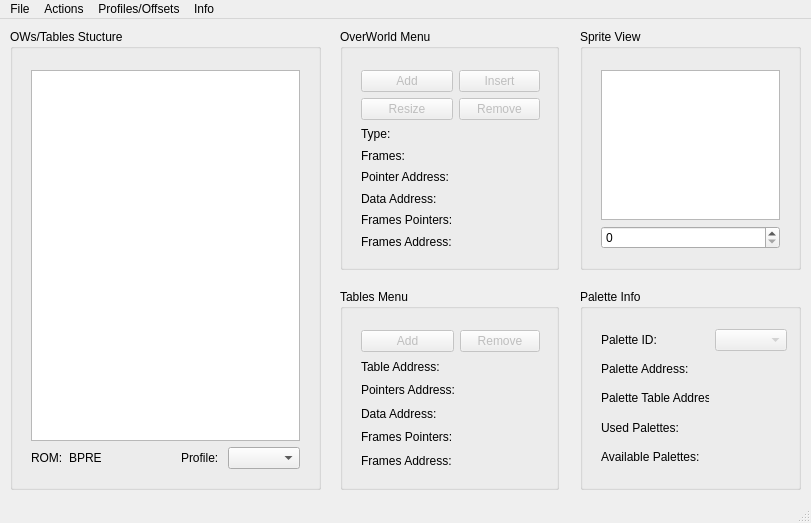
<?xml version="1.0" encoding="UTF-8"?>
<ui version="4.0">
 <class>MainWindow</class>
 <widget class="QMainWindow" name="MainWindow">
  <property name="geometry">
   <rect>
    <x>0</x>
    <y>0</y>
    <width>811</width>
    <height>523</height>
   </rect>
  </property>
  <property name="windowTitle">
   <string>OverWorld Manager</string>
  </property>
  <widget class="QWidget" name="centralWidget">
   <widget class="QGroupBox" name="paletteBox">
    <property name="geometry">
     <rect>
      <x>580</x>
      <y>270</y>
      <width>221</width>
      <height>201</height>
     </rect>
    </property>
    <property name="title">
     <string>Palette Info</string>
    </property>
    <widget class="QWidget" name="gridLayoutWidget_4">
     <property name="geometry">
      <rect>
       <x>10</x>
       <y>29</y>
       <width>208</width>
       <height>161</height>
      </rect>
     </property>
     <layout class="QGridLayout" name="paletteOptionsGridLayout">
      <item row="1" column="0">
       <widget class="QLabel" name="label_2">
        <property name="text">
         <string>Palette Address:</string>
        </property>
       </widget>
      </item>
      <item row="3" column="1">
       <widget class="QLabel" name="usedPalettesLabel">
        <property name="text">
         <string/>
        </property>
       </widget>
      </item>
      <item row="2" column="1">
       <widget class="QLabel" name="paletteTableAddressLabel">
        <property name="text">
         <string/>
        </property>
       </widget>
      </item>
      <item row="1" column="1">
       <widget class="QLabel" name="paletteAddressLabel">
        <property name="text">
         <string/>
        </property>
       </widget>
      </item>
      <item row="4" column="1">
       <widget class="QLabel" name="availablePalettesLabel">
        <property name="text">
         <string/>
        </property>
       </widget>
      </item>
      <item row="4" column="0">
       <widget class="QLabel" name="label_12">
        <property name="text">
         <string>Available Palettes:</string>
        </property>
       </widget>
      </item>
      <item row="3" column="0">
       <widget class="QLabel" name="label_11">
        <property name="text">
         <string>Used Palettes:</string>
        </property>
       </widget>
      </item>
      <item row="0" column="1">
       <widget class="QComboBox" name="paletteIDComboBox">
        <property name="enabled">
         <bool>false</bool>
        </property>
        <property name="editable">
         <bool>false</bool>
        </property>
        <property name="sizeAdjustPolicy">
         <enum>QComboBox::AdjustToContentsOnFirstShow</enum>
        </property>
       </widget>
      </item>
      <item row="2" column="0">
       <widget class="QLabel" name="label_10">
        <property name="text">
         <string>Palette Table Address:</string>
        </property>
       </widget>
      </item>
      <item row="0" column="0">
       <widget class="QLabel" name="label_18">
        <property name="text">
         <string>Palette ID:</string>
        </property>
       </widget>
      </item>
     </layout>
    </widget>
   </widget>
   <widget class="QGroupBox" name="tablesButtonBox">
    <property name="geometry">
     <rect>
      <x>340</x>
      <y>270</y>
      <width>219</width>
      <height>201</height>
     </rect>
    </property>
    <property name="title">
     <string>Tables Menu</string>
    </property>
    <widget class="QWidget" name="gridLayoutWidget_3">
     <property name="geometry">
      <rect>
       <x>10</x>
       <y>30</y>
       <width>201</width>
       <height>161</height>
      </rect>
     </property>
     <layout class="QGridLayout" name="tableOptionsGridLayout">
      <item row="4" column="0">
       <widget class="QLabel" name="lbl_4">
        <property name="text">
         <string>Frames Pointers:</string>
        </property>
       </widget>
      </item>
      <item row="1" column="0">
       <widget class="QLabel" name="lbl">
        <property name="text">
         <string>Table Address:</string>
        </property>
       </widget>
      </item>
      <item row="1" column="1">
       <widget class="QLabel" name="tableAddressLabel">
        <property name="text">
         <string/>
        </property>
       </widget>
      </item>
      <item row="3" column="0">
       <widget class="QLabel" name="lbl_3">
        <property name="text">
         <string>Data Address:</string>
        </property>
       </widget>
      </item>
      <item row="2" column="0">
       <widget class="QLabel" name="lbl_2">
        <property name="text">
         <string>Pointers Address:</string>
        </property>
       </widget>
      </item>
      <item row="5" column="0">
       <widget class="QLabel" name="lbl_5">
        <property name="text">
         <string>Frames Address:</string>
        </property>
       </widget>
      </item>
      <item row="2" column="1">
       <widget class="QLabel" name="ptrsAddressTableLabel">
        <property name="text">
         <string/>
        </property>
       </widget>
      </item>
      <item row="3" column="1">
       <widget class="QLabel" name="dataAddressTableLabel">
        <property name="text">
         <string/>
        </property>
       </widget>
      </item>
      <item row="4" column="1">
       <widget class="QLabel" name="framesPointersTableLabel">
        <property name="text">
         <string/>
        </property>
       </widget>
      </item>
      <item row="5" column="1">
       <widget class="QLabel" name="framesAddressTableLabel">
        <property name="text">
         <string/>
        </property>
       </widget>
      </item>
      <item row="0" column="0">
       <widget class="QPushButton" name="addTableButton">
        <property name="enabled">
         <bool>false</bool>
        </property>
        <property name="text">
         <string>Add</string>
        </property>
       </widget>
      </item>
      <item row="0" column="1">
       <widget class="QPushButton" name="removeTableButton">
        <property name="enabled">
         <bool>false</bool>
        </property>
        <property name="text">
         <string>Remove</string>
        </property>
       </widget>
      </item>
     </layout>
    </widget>
   </widget>
   <widget class="QGroupBox" name="owButtonsBox">
    <property name="enabled">
     <bool>true</bool>
    </property>
    <property name="geometry">
     <rect>
      <x>340</x>
      <y>10</y>
      <width>219</width>
      <height>241</height>
     </rect>
    </property>
    <property name="mouseTracking">
     <bool>false</bool>
    </property>
    <property name="focusPolicy">
     <enum>Qt::NoFocus</enum>
    </property>
    <property name="contextMenuPolicy">
     <enum>Qt::DefaultContextMenu</enum>
    </property>
    <property name="autoFillBackground">
     <bool>false</bool>
    </property>
    <property name="title">
     <string>OverWorld Menu</string>
    </property>
    <property name="flat">
     <bool>false</bool>
    </property>
    <property name="checkable">
     <bool>false</bool>
    </property>
    <widget class="QWidget" name="gridLayoutWidget_2">
     <property name="geometry">
      <rect>
       <x>10</x>
       <y>30</y>
       <width>201</width>
       <height>201</height>
      </rect>
     </property>
     <layout class="QGridLayout" name="owInfoLayout" rowstretch="0,0,0,0,0,0,0,0">
      <item row="1" column="1">
       <widget class="QPushButton" name="removeOwButton">
        <property name="enabled">
         <bool>false</bool>
        </property>
        <property name="text">
         <string>Remove</string>
        </property>
       </widget>
      </item>
      <item row="5" column="1">
       <widget class="QLabel" name="dataAddressLabel">
        <property name="text">
         <string/>
        </property>
       </widget>
      </item>
      <item row="3" column="1">
       <widget class="QLabel" name="framesLabel">
        <property name="text">
         <string/>
        </property>
       </widget>
      </item>
      <item row="3" column="0">
       <widget class="QLabel" name="label_3">
        <property name="text">
         <string>Frames:</string>
        </property>
       </widget>
      </item>
      <item row="6" column="1">
       <widget class="QLabel" name="framesPointersLabel">
        <property name="text">
         <string/>
        </property>
       </widget>
      </item>
      <item row="5" column="0">
       <widget class="QLabel" name="label_5">
        <property name="text">
         <string>Data Address:</string>
        </property>
       </widget>
      </item>
      <item row="7" column="0">
       <widget class="QLabel" name="label_7">
        <property name="text">
         <string>Frames Address:</string>
        </property>
       </widget>
      </item>
      <item row="7" column="1">
       <widget class="QLabel" name="framesAddressLabel">
        <property name="text">
         <string/>
        </property>
       </widget>
      </item>
      <item row="6" column="0">
       <widget class="QLabel" name="label_6">
        <property name="text">
         <string>Frames Pointers:</string>
        </property>
       </widget>
      </item>
      <item row="4" column="0">
       <widget class="QLabel" name="label_4">
        <property name="text">
         <string>Pointer Address:</string>
        </property>
       </widget>
      </item>
      <item row="4" column="1">
       <widget class="QLabel" name="ptrAddressLabel">
        <property name="text">
         <string/>
        </property>
       </widget>
      </item>
      <item row="2" column="1">
       <widget class="QLabel" name="typeLabel">
        <property name="text">
         <string/>
        </property>
       </widget>
      </item>
      <item row="2" column="0">
       <widget class="QLabel" name="label">
        <property name="text">
         <string>Type: </string>
        </property>
       </widget>
      </item>
      <item row="1" column="0">
       <widget class="QPushButton" name="resizeOwButton">
        <property name="enabled">
         <bool>false</bool>
        </property>
        <property name="toolTip">
         <string>Change the dimensions and frames number of current OW</string>
        </property>
        <property name="text">
         <string>Resize</string>
        </property>
       </widget>
      </item>
      <item row="0" column="0">
       <widget class="QPushButton" name="addOwButton">
        <property name="enabled">
         <bool>false</bool>
        </property>
        <property name="toolTip">
         <string>Add a new OW to the end of the current Table</string>
        </property>
        <property name="statusTip">
         <string/>
        </property>
        <property name="text">
         <string>Add</string>
        </property>
       </widget>
      </item>
      <item row="0" column="1">
       <widget class="QPushButton" name="insertOwButton">
        <property name="enabled">
         <bool>false</bool>
        </property>
        <property name="toolTip">
         <string>Insert  an OW before the selected one</string>
        </property>
        <property name="text">
         <string>Insert</string>
        </property>
       </widget>
      </item>
     </layout>
    </widget>
   </widget>
   <widget class="QGroupBox" name="groupBox">
    <property name="geometry">
     <rect>
      <x>10</x>
      <y>10</y>
      <width>311</width>
      <height>461</height>
     </rect>
    </property>
    <property name="title">
     <string>OWs/Tables Stucture</string>
    </property>
    <widget class="QWidget" name="gridLayoutWidget_5">
     <property name="geometry">
      <rect>
       <x>10</x>
       <y>30</y>
       <width>291</width>
       <height>421</height>
      </rect>
     </property>
     <layout class="QGridLayout" name="gridLayout_3">
      <item row="2" column="4">
       <widget class="QComboBox" name="comboBox_2"/>
      </item>
      <item row="2" column="0">
       <widget class="QLabel" name="label_15">
        <property name="text">
         <string>ROM:</string>
        </property>
       </widget>
      </item>
      <item row="2" column="1">
       <widget class="QLabel" name="label_14">
        <property name="text">
         <string>BPRE</string>
        </property>
       </widget>
      </item>
      <item row="2" column="3">
       <widget class="QLabel" name="label_9">
        <property name="text">
         <string>Profile: </string>
        </property>
       </widget>
      </item>
      <item row="2" column="2">
       <spacer name="horizontalSpacer">
        <property name="orientation">
         <enum>Qt::Horizontal</enum>
        </property>
        <property name="sizeHint" stdset="0">
         <size>
          <width>40</width>
          <height>20</height>
         </size>
        </property>
       </spacer>
      </item>
      <item row="1" column="0" colspan="5">
       <widget class="QTreeView" name="OWTreeView">
        <property name="frameShadow">
         <enum>QFrame::Sunken</enum>
        </property>
        <property name="editTriggers">
         <set>QAbstractItemView::CurrentChanged|QAbstractItemView::DoubleClicked|QAbstractItemView::EditKeyPressed|QAbstractItemView::SelectedClicked</set>
        </property>
        <property name="selectionBehavior">
         <enum>QAbstractItemView::SelectRows</enum>
        </property>
        <attribute name="headerCascadingSectionResizes">
         <bool>false</bool>
        </attribute>
        <attribute name="headerDefaultSectionSize">
         <number>140</number>
        </attribute>
        <attribute name="headerMinimumSectionSize">
         <number>24</number>
        </attribute>
       </widget>
      </item>
     </layout>
    </widget>
   </widget>
   <widget class="QGroupBox" name="groupBox_2">
    <property name="geometry">
     <rect>
      <x>580</x>
      <y>10</y>
      <width>221</width>
      <height>241</height>
     </rect>
    </property>
    <property name="title">
     <string>Sprite View</string>
    </property>
    <widget class="QWidget" name="verticalLayoutWidget">
     <property name="geometry">
      <rect>
       <x>10</x>
       <y>30</y>
       <width>201</width>
       <height>201</height>
      </rect>
     </property>
     <layout class="QVBoxLayout" name="verticalLayout">
      <item>
       <widget class="QGraphicsView" name="owGraphicsView">
        <property name="sizeAdjustPolicy">
         <enum>QAbstractScrollArea::AdjustToContents</enum>
        </property>
        <property name="transformationAnchor">
         <enum>QGraphicsView::AnchorViewCenter</enum>
        </property>
        <property name="resizeAnchor">
         <enum>QGraphicsView::AnchorViewCenter</enum>
        </property>
        <property name="viewportUpdateMode">
         <enum>QGraphicsView::MinimalViewportUpdate</enum>
        </property>
       </widget>
      </item>
      <item>
       <widget class="QSpinBox" name="framesSpinBox">
        <property name="maximum">
         <number>10</number>
        </property>
       </widget>
      </item>
     </layout>
    </widget>
   </widget>
  </widget>
  <widget class="QMenuBar" name="menuBar">
   <property name="geometry">
    <rect>
     <x>0</x>
     <y>0</y>
     <width>811</width>
     <height>27</height>
    </rect>
   </property>
   <widget class="QMenu" name="menuFile">
    <property name="title">
     <string>File</string>
    </property>
    <addaction name="actionOpen_ROM"/>
    <addaction name="actionSave_ROM"/>
    <addaction name="actionSave_ROM_As"/>
    <addaction name="separator"/>
    <addaction name="actionExit_2"/>
   </widget>
   <widget class="QMenu" name="menuOptions">
    <property name="title">
     <string>Actions</string>
    </property>
    <widget class="QMenu" name="menuFrames_Sheet">
     <property name="enabled">
      <bool>false</bool>
     </property>
     <property name="title">
      <string>Frames Sheet</string>
     </property>
     <addaction name="actionImport_Frames_Sheet"/>
     <addaction name="actionExport_Frames_Sheet"/>
    </widget>
    <widget class="QMenu" name="menuSpriters_Resource">
     <property name="enabled">
      <bool>false</bool>
     </property>
     <property name="title">
      <string>Spriter's Resource</string>
     </property>
     <addaction name="actionImport_OW"/>
     <addaction name="actionImport_Pokemon"/>
    </widget>
    <addaction name="menuFrames_Sheet"/>
    <addaction name="menuSpriters_Resource"/>
    <addaction name="separator"/>
    <addaction name="actionCreate_Templates"/>
   </widget>
   <widget class="QMenu" name="menuAbout">
    <property name="title">
     <string>Info</string>
    </property>
    <addaction name="actionREADME"/>
    <addaction name="actionAbout"/>
   </widget>
   <widget class="QMenu" name="menuProfiles_Offsets">
    <property name="title">
     <string>Profiles/Offsets</string>
    </property>
    <addaction name="actionSearch_for_Offsets"/>
    <addaction name="actionCreate_Templates_2"/>
   </widget>
   <addaction name="menuFile"/>
   <addaction name="menuOptions"/>
   <addaction name="menuProfiles_Offsets"/>
   <addaction name="menuAbout"/>
  </widget>
  <widget class="QStatusBar" name="statusbar"/>
  <action name="actionOpen_ROM">
   <property name="text">
    <string>Open ROM...</string>
   </property>
   <property name="shortcut">
    <string>Ctrl+O</string>
   </property>
  </action>
  <action name="actionSave_ROM">
   <property name="text">
    <string>Save ROM...</string>
   </property>
   <property name="shortcut">
    <string>Ctrl+S</string>
   </property>
  </action>
  <action name="actionExit">
   <property name="text">
    <string>Exit</string>
   </property>
  </action>
  <action name="actionImport_Frames_Sheet">
   <property name="enabled">
    <bool>false</bool>
   </property>
   <property name="text">
    <string>Import Frames Sheet</string>
   </property>
   <property name="shortcut">
    <string>Ctrl+I</string>
   </property>
  </action>
  <action name="actionExport_Frames_Sheet">
   <property name="enabled">
    <bool>false</bool>
   </property>
   <property name="text">
    <string>Export Frames Sheet</string>
   </property>
   <property name="shortcut">
    <string>Ctrl+E</string>
   </property>
  </action>
  <action name="actionImport_OW">
   <property name="text">
    <string>Import OW</string>
   </property>
  </action>
  <action name="actionImport_Pokemon">
   <property name="text">
    <string>Import Pokemon</string>
   </property>
  </action>
  <action name="actionExit_2">
   <property name="text">
    <string>Exit</string>
   </property>
   <property name="shortcut">
    <string>Ctrl+Q</string>
   </property>
  </action>
  <action name="actionREADME">
   <property name="text">
    <string>README</string>
   </property>
  </action>
  <action name="actionAbout">
   <property name="text">
    <string>About</string>
   </property>
  </action>
  <action name="actionCreate_Templates">
   <property name="text">
    <string>Palette Cleanup</string>
   </property>
  </action>
  <action name="actionCreate_Templates_2">
   <property name="text">
    <string>Create Templates</string>
   </property>
  </action>
  <action name="actionSearch_for_Offsets">
   <property name="text">
    <string>Search for Offsets</string>
   </property>
  </action>
  <action name="actionSave_ROM_As">
   <property name="text">
    <string>Save ROM As...</string>
   </property>
  </action>
 </widget>
 <layoutdefault spacing="6" margin="11"/>
 <resources/>
 <connections/>
</ui>
